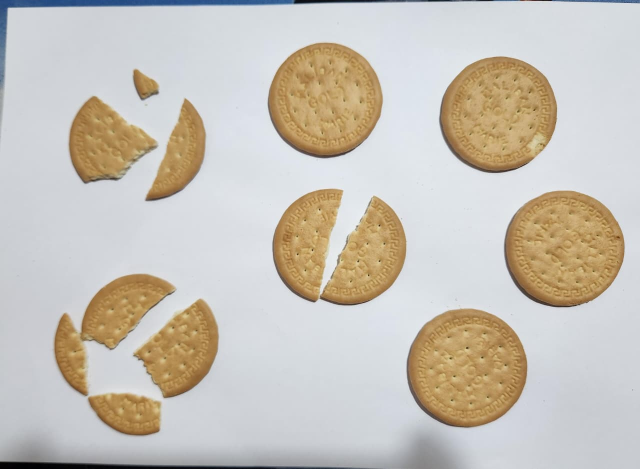
#> input picture input_images/circle1.jpeg, 1280 x 937 px, found by its file name (shown at 1/2 size); its folder holds only this picture in this run
$ jupyter execute biscuits_detection.ipynb
#> lines starting #> are read from the running program, lines starting #| are printed output that depends on the picture; after the words box and inside, x2 and y2 are one past the last pixel; in counts of white or black regions, pixels touching at a corner belong together
[cell 1]
import cv2
import numpy as np
import os

[cell 2]
# ==========================================
# PATH SETUP (YOUR PROJECT FOLDER)
# ==========================================
base_path = r"F:\github\BSc_B5_EE4216-main\Mini Project"

input_folder = os.path.join(base_path, "input_images")
output_folder = os.path.join(base_path, "output_images")

os.makedirs(output_folder, exist_ok=True)

[cell 3]
# ==========================================
# GET ALL IMAGES
# ==========================================
image_files = [f for f in os.listdir(input_folder)
               if f.lower().endswith(('.png', '.jpg', '.jpeg'))]

if len(image_files) == 0:
    print("❌ No images found in input_images folder")
    exit()

print("✅ Images found:", image_files)

[cell 4]
# ==========================================
# PROCESS EACH IMAGE
# ==========================================
for file_name in image_files:

    img_path = os.path.join(input_folder, file_name)
    image = cv2.imread(img_path)
#> image is the input picture: shape (937, 1280, 3); mean B, G, R 185, 194.3, 200.1

    if image is None:
        print("Skipping:", file_name)
        continue

    output = image.copy()

    # ==========================================
    # HSV CONVERSION
    # ==========================================
    hsv = cv2.cvtColor(image, cv2.COLOR_BGR2HSV)
#> hsv: shape (937, 1280, 3); mean H, S, V 83.4, 40, 206.9

    lower = np.array([5, 40, 40])
    upper = np.array([45, 255, 255])

    mask = cv2.inRange(hsv, lower, upper)
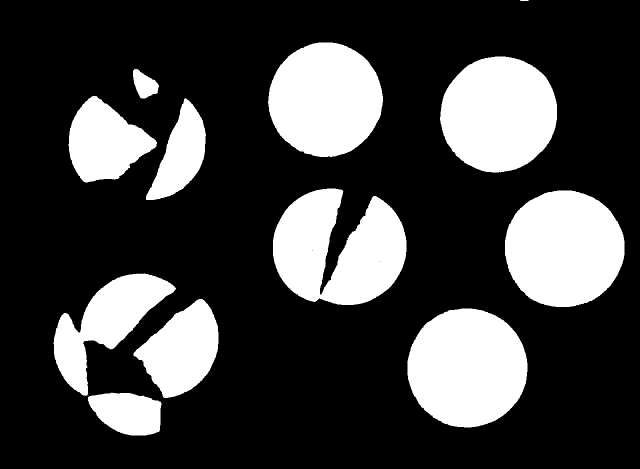
#> mask: shape (937, 1280) (shown at 1/2 size); 25.2% white; 12 white regions, largest, box (x1, y1, x2, y2) and area: (815, 617, 1055, 855) 44897, (1010, 381, 1249, 614) 44010, (546, 377, 813, 610) 42849

    # ==========================================
    # NOISE REMOVAL
    # ==========================================
    kernel = np.ones((5, 5), np.uint8)
    mask = cv2.morphologyEx(mask, cv2.MORPH_OPEN, kernel, iterations=2)
#> mask: shape (937, 1280); 25.2% white; 11 white regions, largest, box (x1, y1, x2, y2) and area: (815, 617, 1055, 855) 44896, (1010, 381, 1249, 614) 44007, (546, 377, 813, 610) 42812
    mask = cv2.morphologyEx(mask, cv2.MORPH_CLOSE, kernel, iterations=2)
#> mask: shape (937, 1280); 25.2% white; 11 white regions

    # ==========================================
    # FIND CONTOURS
    # ==========================================
    contours, _ = cv2.findContours(mask, cv2.RETR_EXTERNAL, cv2.CHAIN_APPROX_SIMPLE)
#> contours = 11 contours; largest, box (x1, y1, x2, y2) and area: (815, 617, 1055, 855) 44549, (1010, 381, 1249, 614) 43663, (546, 377, 813, 610) 42406, (881, 113, 1114, 345) 42128, (537, 85, 766, 314) 40513

    valid_contours = [c for c in contours if cv2.contourArea(c) > 2500]
#> valid_contours = 10 contours; largest, box (x1, y1, x2, y2) and area: (815, 617, 1055, 855) 44549, (1010, 381, 1249, 614) 43663, (546, 377, 813, 610) 42406, (881, 113, 1114, 345) 42128, (537, 85, 766, 314) 40513

    if len(valid_contours) == 0:
        print(f"{file_name}: No biscuits detected")
        continue

    max_area = max(cv2.contourArea(c) for c in valid_contours)
#> max_area = 44549

    intact_count = 0
    broken_count = 0

    # ==========================================
    # ANALYZE EACH CONTOUR
    # ==========================================
    for cnt in valid_contours:

        area = cv2.contourArea(cnt)
        perimeter = cv2.arcLength(cnt, True)

        if perimeter == 0:
            continue

        circularity = (4 * np.pi * area) / (perimeter * perimeter)

        hull = cv2.convexHull(cnt)
        hull_area = cv2.contourArea(hull)

        if hull_area == 0:
            continue

        solidity = area / hull_area

        x, y, w, h = cv2.boundingRect(cnt)
        aspect_ratio = w / float(h)

        size_ratio = area / max_area

        # ==========================================
        # SCORE SYSTEM
        # ==========================================
        score = 0

        if circularity > 0.78:
            score += 2
        elif circularity > 0.65:
            score += 1

        if solidity > 0.95:
            score += 2
        elif solidity > 0.90:
            score += 1

        if size_ratio > 0.80:
            score += 2
        elif size_ratio > 0.60:
            score += 1

        if 0.85 < aspect_ratio < 1.15:
            score += 1

        # ==========================================
        # FINAL CLASSIFICATION
        # ==========================================
        if score >= 6:
            label = "Intact Biscuit"
            color = (0, 255, 0)
            intact_count += 1
        else:
            label = "Broken Biscuit"
            color = (0, 0, 255)
            broken_count += 1

        # DRAW RESULTS
        cv2.drawContours(output, [cnt], -1, color, 2)
        cv2.rectangle(output, (x, y), (x + w, y + h), color, 2)
        cv2.putText(output, label, (x, y - 10),
                    cv2.FONT_HERSHEY_SIMPLEX, 0.6, color, 2)
#> this loop made 10 passes
#> (area, perimeter, circularity, hull_area, solidity, x, y, w) on passes 1 to 10: (9424.5, 406.2, 0.718, 9593, 0.982, 177, 786, 145), (44549, 799.7, 0.875, 44867, 0.993, 815, 617, 240), (20074, 585.8, 0.735, 20790.5, 0.966, 269, 599, 168), (23301, 897.1, 0.364, 31482, 0.74, 108, 548, 241), (43663, 791.2, 0.876, 43976, 0.993, 1010, 381, 239), (42405.5, 1220, 0.358, 49960, 0.849, 546, 377, 267), (12127, 533.6, 0.535, 12784, 0.949, 293, 200, 118), (18779.5, 567.9, 0.732, 19606, 0.958, 138, 193, 175), (42127.5, 770.8, 0.891, 42399.5, 0.994, 881, 113, 233), (40513, 762, 0.877, 40824.5, 0.992, 537, 85, 229)
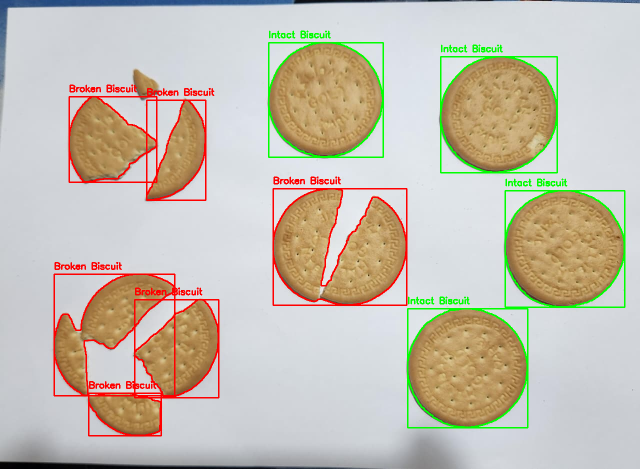
#> output: shape (937, 1280, 3) (shown at 1/2 size); 4.53% of pixels changed, all inside (x1, y1, x2, y2) = (107, 61, 1251, 873)
#> after the loop, broken_count = 6; intact_count = 4

    # ==========================================
    # SAVE OUTPUT
    # ==========================================
    name, ext = os.path.splitext(file_name)
    save_path = os.path.join(output_folder, f"result_{name}.jpg")

    cv2.imwrite(save_path, output)

    print(f"{file_name} -> Intact: {intact_count}, Broken: {broken_count}")
#| circle1.jpeg -> Intact: 4, Broken: 6

print("✅ Processing completed for all images.")

$ run again, on input_images/circle5.jpeg
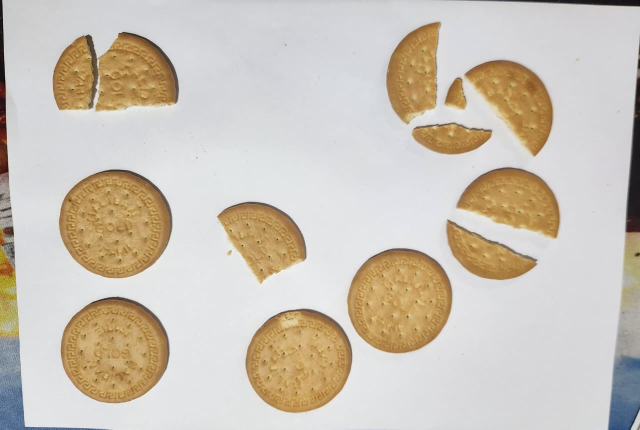
#> input picture input_images/circle5.jpeg, 1280 x 859 px, found by its file name (shown at 1/2 size)
#> image is the input picture: shape (859, 1280, 3); mean B, G, R 183, 195.4, 204.2
#> hsv: shape (859, 1280, 3); mean H, S, V 81.5, 38.4, 207
#> `mask = cv2.morphologyEx(mask, cv2.MORPH_OPEN, kernel, iterations=2)`:
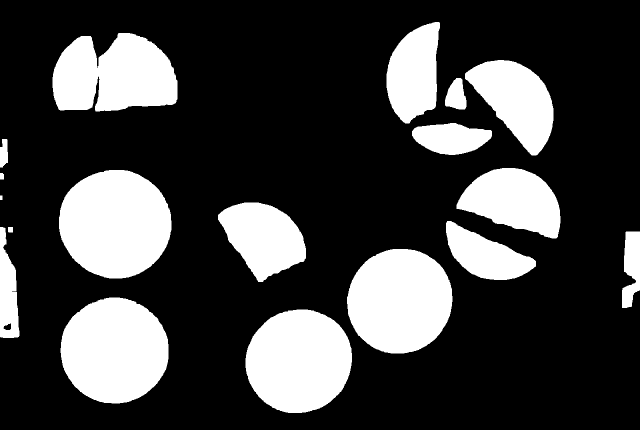
#> mask: shape (859, 1280) (shown at 1/2 size); 25.3% white; 18 white regions, largest, box (x1, y1, x2, y2) and area: (118, 340, 343, 557) 38296, (121, 595, 337, 807) 35872, (694, 498, 905, 707) 34778
#> contours = 16 contours; largest, box (x1, y1, x2, y2) and area: (118, 340, 343, 557) 37980, (121, 595, 337, 807) 35563, (694, 498, 905, 707) 34475, (491, 619, 704, 826) 34360, (105, 66, 355, 223) 30569
#> valid_contours = 13 contours; largest, box (x1, y1, x2, y2) and area: (118, 340, 343, 557) 37980, (121, 595, 337, 807) 35563, (694, 498, 905, 707) 34475, (491, 619, 704, 826) 34360, (105, 66, 355, 223) 30569
#> max_area = 37979.5
#> the loop `for cnt in valid_contours: ` made 13 passes
#> (area, perimeter, circularity, hull_area, solidity, x, y, w) on passes 1 to 8: (34359.5, 699.5, 0.882, 34615, 0.993, 491, 619, 213), (35563, 713.8, 0.877, 35848.5, 0.992, 121, 595, 216), (34475, 700.1, 0.884, 34724, 0.993, 694, 498, 211), (3863.5, 393.2, 0.314, 4608.5, 0.838, 1244, 463, 36), (5982.5, 535.5, 0.262, 7101.5, 0.842, 0, 454, 39), (11262, 495.9, 0.575, 11749.5, 0.959, 892, 442, 180), (17779, 548.8, 0.742, 18440, 0.964, 436, 405, 176), (37979.5, 734.1, 0.886, 38247, 0.993, 118, 340, 225)
#> after the loop `for cnt in valid_contours:`:
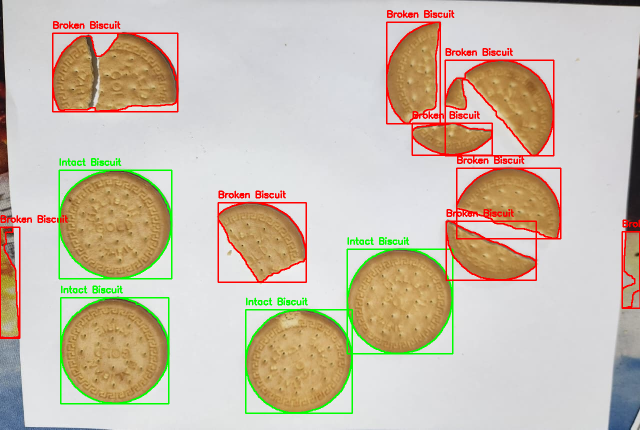
#> output: shape (859, 1280, 3) (shown at 1/2 size); 5.31% of pixels changed, all inside (x1, y1, x2, y2) = (0, 20, 1280, 828)
#> after the loop `for cnt in valid_contours:`: broken_count = 9; intact_count = 4
#| circle5.jpeg -> Intact: 4, Broken: 9

$ run again, on input_images/square1.jpeg
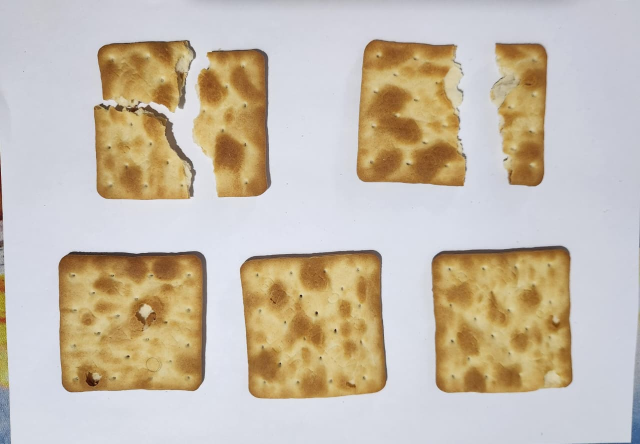
#> input picture input_images/square1.jpeg, 1280 x 887 px, found by its file name (shown at 1/2 size)
#> image is the input picture: shape (887, 1280, 3); mean B, G, R 172.4, 188.1, 198.9
#> hsv: shape (887, 1280, 3); mean H, S, V 78.7, 58.1, 206.5
#> `mask = cv2.morphologyEx(mask, cv2.MORPH_OPEN, kernel, iterations=2)`:
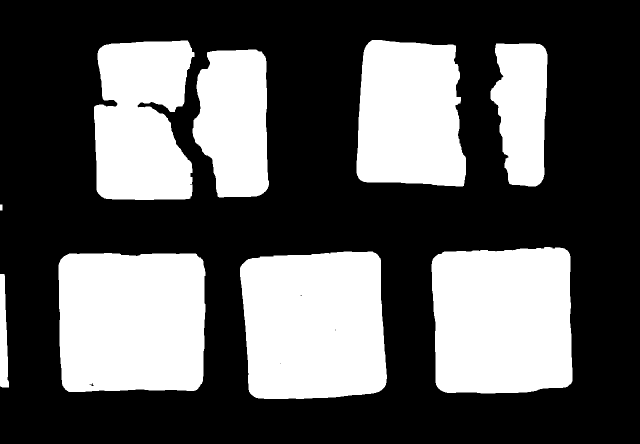
#> mask: shape (887, 1280) (shown at 1/2 size); 36.1% white; 9 white regions, largest, box (x1, y1, x2, y2) and area: (480, 503, 774, 798) 78712, (117, 506, 411, 784) 78638, (863, 494, 1145, 787) 77251
#> contours = 9 contours; largest, box (x1, y1, x2, y2) and area: (480, 503, 774, 798) 78191, (117, 506, 411, 784) 78134, (863, 494, 1145, 787) 76740, (713, 80, 932, 373) 55880, (188, 81, 389, 400) 53298
#> valid_contours = 8 contours; box (x1, y1, x2, y2) and area: (480, 503, 774, 798) 78191, (117, 506, 411, 784) 78134, (863, 494, 1145, 787) 76740, (713, 80, 932, 373) 55880, (188, 81, 389, 400) 53298, (385, 99, 538, 395) 36446, (981, 87, 1095, 373) 25302, (0, 548, 18, 775) 2788
#> max_area = 78191
#> the loop `for cnt in valid_contours: ` made 8 passes
#> (area, perimeter, circularity, hull_area, solidity, x, y, w) on passes 1 to 8: (2787.5, 480.7, 0.152, 2968.5, 0.939, 0, 548, 18), (78133.5, 1111.5, 0.795, 79279.5, 0.986, 117, 506, 294), (78191, 1112.4, 0.794, 79622, 0.982, 480, 503, 294), (76740.5, 1103.7, 0.792, 78120.5, 0.982, 863, 494, 282), (36446, 847.8, 0.637, 38884, 0.937, 385, 99, 153), (25301.5, 771, 0.535, 27493.5, 0.92, 981, 87, 114), (53298.5, 1204, 0.462, 60952.5, 0.874, 188, 81, 201), (55879.5, 999, 0.704, 58102, 0.962, 713, 80, 219)
#> after the loop `for cnt in valid_contours:`:
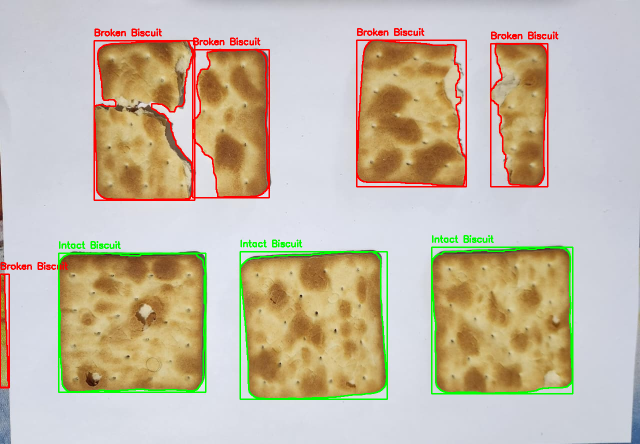
#> output: shape (887, 1280, 3) (shown at 1/2 size); 4.36% of pixels changed, all inside (x1, y1, x2, y2) = (0, 56, 1147, 800)
#> after the loop `for cnt in valid_contours:`: broken_count = 5; intact_count = 3
#| square1.jpeg -> Intact: 3, Broken: 5

$ run again, on input_images/square2.jpeg
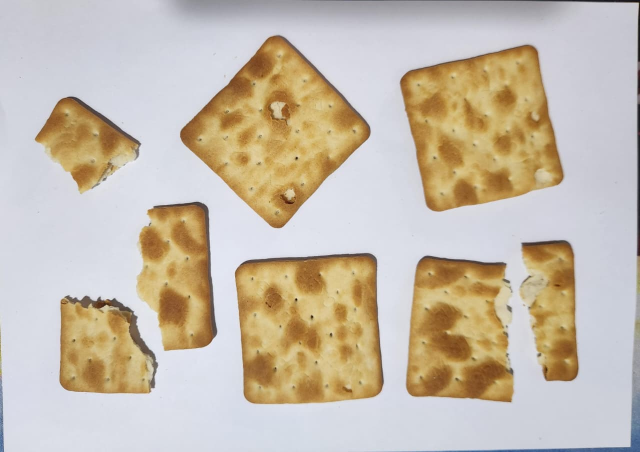
#> input picture input_images/square2.jpeg, 1280 x 904 px, found by its file name (shown at 1/2 size)
#> image is the input picture: shape (904, 1280, 3); mean B, G, R 172.1, 187.8, 198.9
#> hsv: shape (904, 1280, 3); mean H, S, V 80.3, 57, 206.2
#> `mask = cv2.morphologyEx(mask, cv2.MORPH_OPEN, kernel, iterations=2)`:
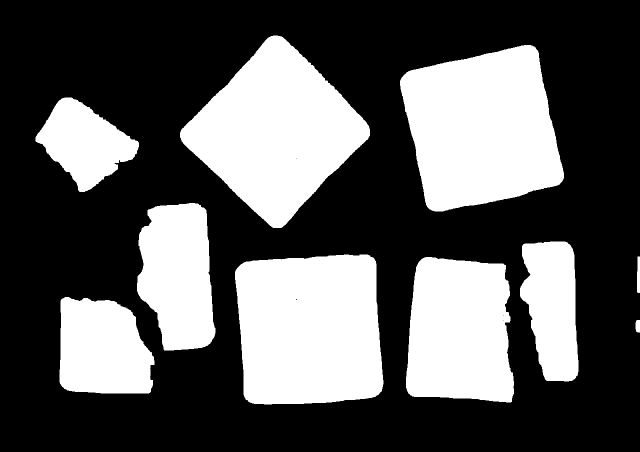
#> mask: shape (904, 1280) (shown at 1/2 size); 35.4% white; 10 white regions, largest, box (x1, y1, x2, y2) and area: (800, 90, 1128, 423) 80908, (470, 509, 767, 809) 80179, (360, 71, 740, 456) 80016
#> contours = 10 contours; largest, box (x1, y1, x2, y2) and area: (800, 90, 1128, 423) 80374, (470, 509, 767, 809) 79651, (360, 71, 740, 456) 79561, (812, 514, 1028, 805) 53949, (274, 406, 431, 701) 35868
#> valid_contours = 8 contours; box (x1, y1, x2, y2) and area: (800, 90, 1128, 423) 80374, (470, 509, 767, 809) 79651, (360, 71, 740, 456) 79561, (812, 514, 1028, 805) 53949, (274, 406, 431, 701) 35868, (119, 594, 309, 787) 30254, (1040, 483, 1157, 763) 24810, (71, 195, 278, 384) 21306
#> max_area = 80374
#> the loop `for cnt in valid_contours: ` made 8 passes
#> (area, perimeter, circularity, hull_area, solidity, x, y, w) on passes 1 to 8: (30253.5, 722.1, 0.729, 31469.5, 0.961, 119, 594, 190), (53949, 979.7, 0.706, 56050, 0.963, 812, 514, 216), (79651, 1126, 0.789, 81143, 0.982, 470, 509, 297), (24810, 745.7, 0.561, 26599, 0.933, 1040, 483, 117), (35868, 839, 0.64, 38348.5, 0.935, 274, 406, 157), (21305.5, 648, 0.638, 22827.5, 0.933, 71, 195, 207), (80374, 1170.4, 0.737, 82068, 0.979, 800, 90, 328), (79561, 1165.2, 0.736, 81358, 0.978, 360, 71, 380)
#> after the loop `for cnt in valid_contours:`:
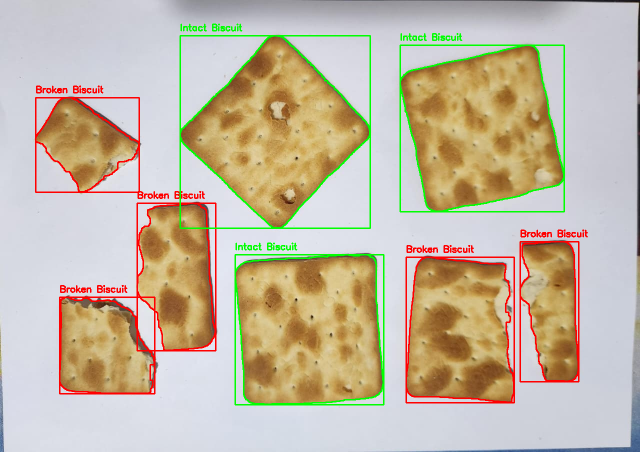
#> output: shape (904, 1280, 3) (shown at 1/2 size); 4.62% of pixels changed, all inside (x1, y1, x2, y2) = (70, 47, 1176, 811)
#> after the loop `for cnt in valid_contours:`: broken_count = 5; intact_count = 3
#| square2.jpeg -> Intact: 3, Broken: 5

$ run again, on input_images/circle2.jpeg
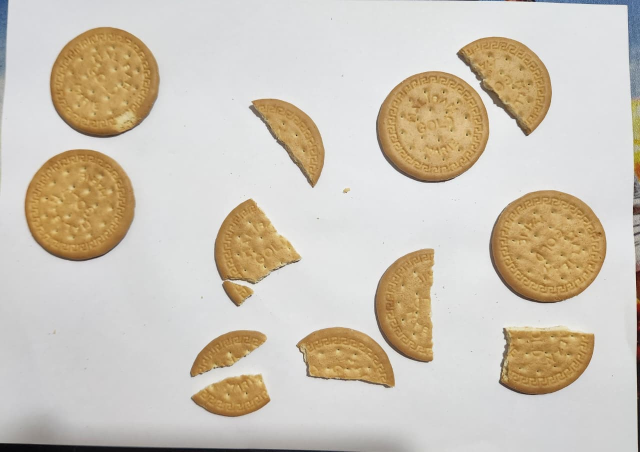
#> input picture input_images/circle2.jpeg, 1280 x 903 px, found by its file name (shown at 1/2 size)
#> image is the input picture: shape (903, 1280, 3); mean B, G, R 183.1, 197.1, 206
#> hsv: shape (903, 1280, 3); mean H, S, V 54.5, 36.7, 207.6
#> `mask = cv2.morphologyEx(mask, cv2.MORPH_OPEN, kernel, iterations=2)`:
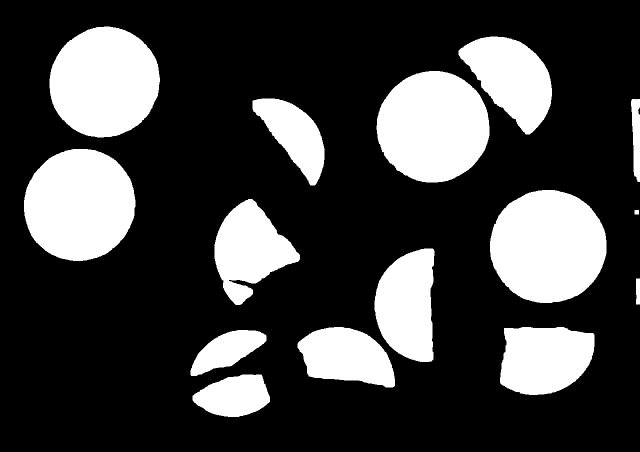
#> mask: shape (903, 1280) (shown at 1/2 size); 25.2% white; 15 white regions, largest, box (x1, y1, x2, y2) and area: (980, 380, 1213, 606) 41412, (48, 298, 271, 522) 39299, (753, 142, 979, 365) 39296
#> contours = 15 contours; largest, box (x1, y1, x2, y2) and area: (980, 380, 1213, 606) 41080, (48, 298, 271, 522) 38978, (753, 142, 979, 365) 38974, (99, 53, 320, 275) 37891, (917, 73, 1104, 269) 21423
#> valid_contours = 12 contours; largest, box (x1, y1, x2, y2) and area: (980, 380, 1213, 606) 41080, (48, 298, 271, 522) 38978, (753, 142, 979, 365) 38974, (99, 53, 320, 275) 37891, (917, 73, 1104, 269) 21423
#> max_area = 41080
#> the loop `for cnt in valid_contours: ` made 12 passes
#> (area, perimeter, circularity, hull_area, solidity, x, y, w) on passes 1 to 8: (9361, 406.9, 0.711, 9561.5, 0.979, 385, 749, 155), (7369.5, 401.4, 0.575, 7678, 0.96, 381, 660, 152), (20778, 589.7, 0.751, 21464.5, 0.968, 1000, 654, 189), (16418, 544.8, 0.695, 17166, 0.956, 595, 654, 195), (20778.5, 618.7, 0.682, 21578.5, 0.963, 749, 497, 120), (20258, 637.8, 0.626, 22210, 0.912, 429, 398, 171), (41080, 766.4, 0.879, 41360, 0.993, 980, 380, 233), (38978, 743.6, 0.886, 39238.5, 0.993, 48, 298, 223)
#> after the loop `for cnt in valid_contours:`:
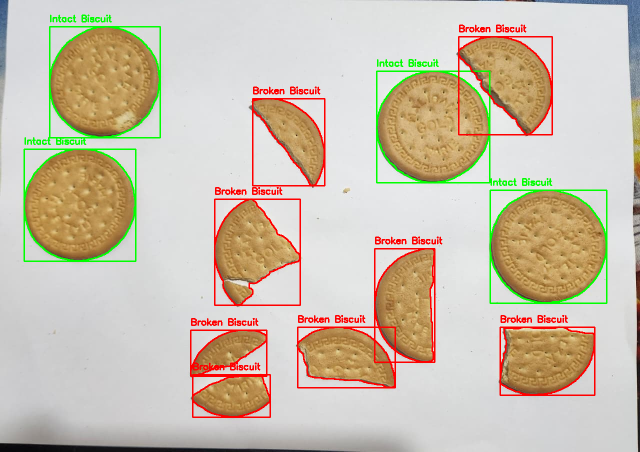
#> output: shape (903, 1280, 3) (shown at 1/2 size); 4.97% of pixels changed, all inside (x1, y1, x2, y2) = (47, 29, 1215, 836)
#> after the loop `for cnt in valid_contours:`: broken_count = 8; intact_count = 4
#| circle2.jpeg -> Intact: 4, Broken: 8
